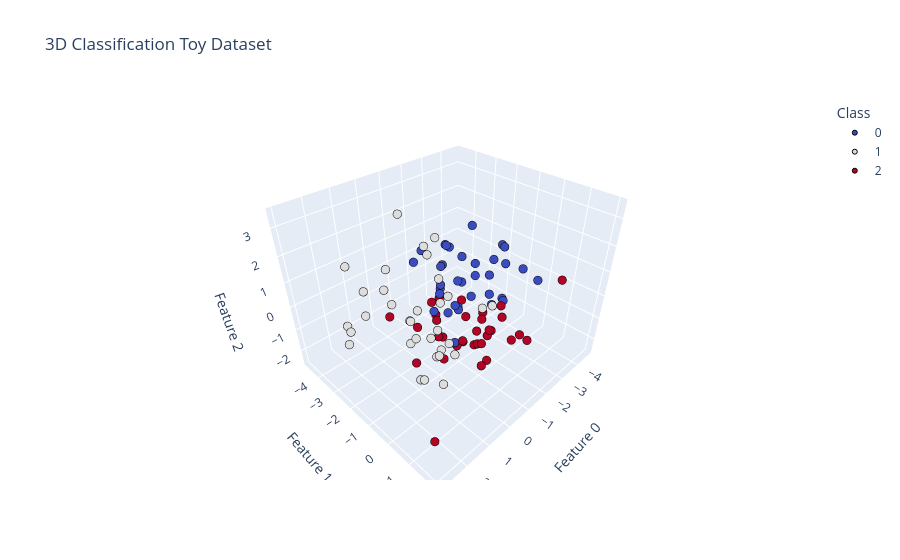

Write notebook code for a chart like this one.
### Code cell
import plotly.express as px

# Map each target class (as a string) to a specific color
custom_colors = {
    "0": "#3b4cc0",   # Cool blue
    "1": "#dddddd",   # Neutral light gray
    "2": "#b40426"    # Warm crimson red
}

fig = px.scatter_3d(
    x=X_clf[:, 0],
    y=X_clf[:, 1],
    z=X_clf[:, 2],
    color=y_clf.astype(str),  # Treats classes 0, 1, 2 as discrete colors
    color_discrete_map=custom_colors,  # Applies your exact color mapping
    category_orders={"color": ["0", "1", "2"]},  # Optional: keeps legend in 0, 1, 2 order
    labels={"x": "Feature 0", "y": "Feature 1", "z": "Feature 2", "color": "Class"},
    title="3D Classification Toy Dataset",  # Adds the chart title
)
fig.update_traces(marker=dict(size=5, line=dict(width=1, color='black')))
fig.show()

### Figure 1 — Plotly figure (JSON) as saved in the notebook; plotly's stock layout.template omitted (floating-point values rounded to 4 significant figures)
{"data": [{"hovertemplate": "Class=0<br>Feature 0=%{x}<br>Feature 1=%{y}<br>Feature 2=%{z}<extra></extra>", "legendgroup": "0", "marker": {"color": "#3b4cc0", "line": {"color": "black", "width": 1}, "size": 5, "symbol": "circle"}, "mode": "markers", "name": "0", "scene": "scene", "showlegend": true, "type": "scatter3d", "x": [-2.212, -0.3637, -2.282, -2.926, -1.266, -0.378, -0.04855, -0.4242, -1.114, -2.751, -0.5792, -0.2178, -2.729, -0.7212, -0.7727, -3.616, -1.358, -2.081, -0.8505, -1.687, -1.009, -4.334, -0.6869, 0.07912, -1.639, -2.571, -1.837, 0.3952, -0.3271, -2.967, -0.5162, -2.915, -0.8183, -0.872], "y": [-0.5809, -1.267, -0.8167, -0.8404, -1.185, -1.299, -1.269, -0.6561, -1.033, -0.5454, -1.4, -1.162, -0.4744, -1.405, -0.9992, -0.3626, -0.8063, -0.6076, -1.35, -0.9658, -1.114, -0.1366, -1.323, -1.648, -0.9051, -0.8941, -1.288, -1.664, -1.209, -0.67, -1.078, -0.7334, -0.8847, -0.9516], "z": [-0.4179, 1.001, 0.7005, 1.637, 1.726, 0.831, 0.08356, -1.145, 0.8662, -0.4058, 1.615, 0.7713, -0.4579, 2.301, 0.08283, 0.5561, 0.2685, 0.0881, 2.182, 1.369, 0.9199, -0.1784, 2.318, 2.315, 0.9388, 1.174, 2.611, 2.024, 1.751, 0.9279, -0.1304, 1.599, -0.05752, -0.01652]}, {"hovertemplate": "Class=1<br>Feature 0=%{x}<br>Feature 1=%{y}<br>Feature 2=%{z}<extra></extra>", "legendgroup": "1", "marker": {"color": "#dddddd", "line": {"color": "black", "width": 1}, "size": 5, "symbol": "circle"}, "mode": "markers", "name": "1", "scene": "scene", "showlegend": true, "type": "scatter3d", "x": [-0.4571, 0.4145, 0.9655, 1.021, -0.529, 2.266, 0.7724, 1.034, 0.0616, 0.4892, 1.51, 1.848, 0.6382, 0.4405, 0.3287, 1.368, 2.558, 1.453, 1.283, 1.019, 0.5726, 2.671, 2.315, -0.1443, 1.341, 2.718, 1.004, 1.529, 1.344, 1.489, 1.051, 1.567, 0.6977], "y": [0.8484, -0.4739, -0.08343, -2.288, 0.411, -2.54, -0.0835, -1.226, -0.9017, 0.2389, -0.2641, -2.399, 0.08386, -2.236, -1.103, -0.5613, -2.42, -1.87, -0.8774, 0.08895, -0.9663, -2.07, -1.691, -1.259, -0.8688, -2.212, 0.5031, -0.06919, -0.4597, 0.7475, -0.2339, -1.376, -0.311], "z": [1.234, 1.101, -0.4976, 1.757, 0.8662, 2.304, -0.3422, 0.3233, 1.611, -0.5149, -1.252, 1.268, 1.753, 3.466, 2.499, 0.2001, 0.2959, 1.396, 0.6445, -0.3113, 2.941, 0.3393, 0.9756, 2.828, -0.2106, -0.2323, 0.4502, -1.101, 1.319, -0.7042, 0.2228, 1.168, 0.2761]}, {"hovertemplate": "Class=2<br>Feature 0=%{x}<br>Feature 1=%{y}<br>Feature 2=%{z}<extra></extra>", "legendgroup": "2", "marker": {"color": "#b40426", "line": {"color": "black", "width": 1}, "size": 5, "symbol": "circle"}, "mode": "markers", "name": "2", "scene": "scene", "showlegend": true, "type": "scatter3d", "x": [-0.7365, -2.207, -1.261, -0.5102, 0.006228, -1.427, 0.06622, -1.625, 0.8512, -0.0928, -0.8762, -1.214, -0.771, -1.758, -2.545, -1.149, -0.7232, -1.019, -1.078, -1.707, -2.36, -0.6983, -0.7206, -0.6194, -4.717, 2.936, -2.499, -1.084, -0.719, -1.322, -0.9591, -0.5928, -1.922], "y": [0.5391, -2.05, 0.07778, -0.6404, -0.7596, 0.09824, 0.9833, -0.5067, -1.236, -1.112, -0.07861, 1.121, 0.2454, -3.263, -0.3193, -2.336, -4.746, 1.539, 0.2909, -1.352, -3.462, 2.035, -0.03156, -0.4747, 0.6523, 1.892, -0.3713, -1.946, 0.1106, -2.562, -0.7711, -2.819, -0.7277], "z": [-1.387, -0.9857, -0.8979, -1.342, -1.7, -0.7598, -0.7721, -0.7135, -1.64, -0.9584, -0.555, -0.4145, -0.8446, -1.496, -1.037, -1.542, -2.495, 0.1822, -0.4079, -1.12, -1.704, 0.4679, -1.04, -1.075, 0.0253, -0.9564, -0.5189, -2.099, -0.9099, -1.491, -1.518, -1.845, -0.7016]}], "layout": {"legend": {"title": {"text": "Class"}, "tracegroupgap": 0}, "scene": {"domain": {"x": [0, 1], "y": [0, 1]}, "xaxis": {"title": {"text": "Feature 0"}}, "yaxis": {"title": {"text": "Feature 1"}}, "zaxis": {"title": {"text": "Feature 2"}}}, "title": {"text": "3D Classification Toy Dataset"}}}
